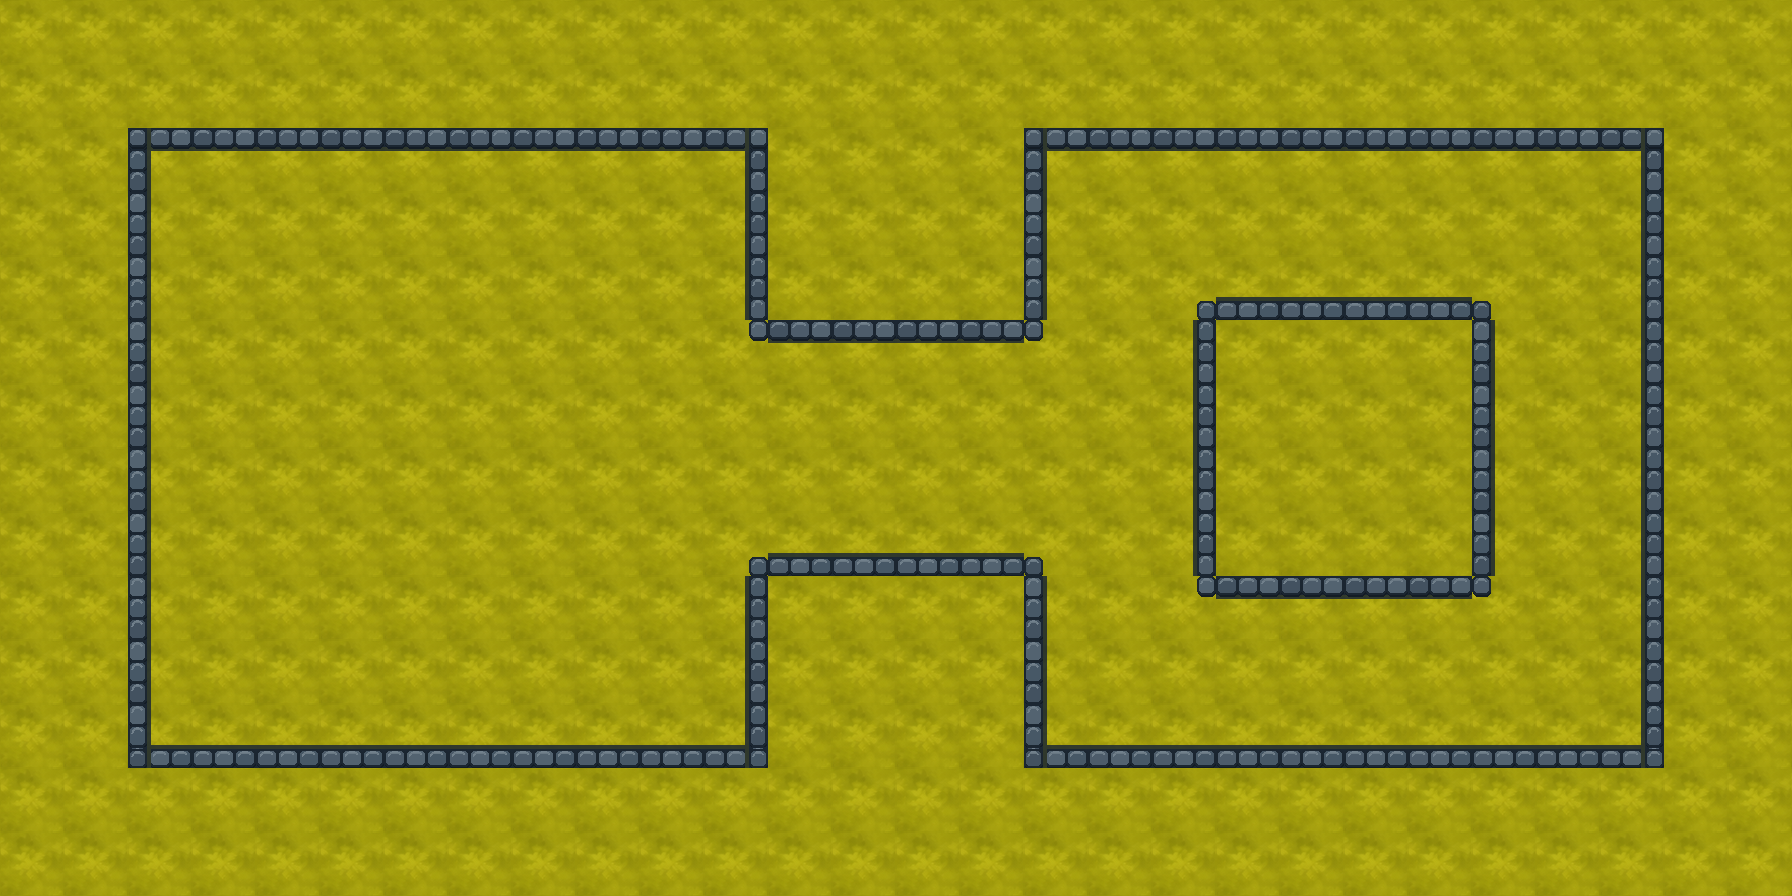

A 2D game scene composited from a Tiled map and its tileset images. What follows is a short description and the map's XML, with every tile layer's data as written:
An orthogonal 28x14 tile map with 64x64 px tiles, 2 tile layers (Floor, Walls).

<map version="1.10" tiledversion="1.12.2" orientation="orthogonal" renderorder="right-down" width="28" height="14" tilewidth="64" tileheight="64" infinite="0" nextlayerid="4" nextobjectid="1">
 <tileset firstgid="1" source="tiles.tsx" />
 <layer id="1" name="Floor" width="28" height="14">
  <data encoding="csv">
21,21,21,21,21,21,21,21,21,21,21,21,21,21,21,21,21,21,21,21,21,21,21,21,21,21,21,21,
21,21,21,21,21,21,21,21,21,21,21,21,21,21,21,21,21,21,21,21,21,21,21,21,21,21,21,21,
21,21,21,21,21,21,21,21,21,21,21,21,21,21,21,21,21,21,21,21,21,21,21,21,21,21,21,21,
21,21,21,21,21,21,21,21,21,21,21,21,21,21,21,21,21,21,21,21,21,21,21,21,21,21,21,21,
21,21,21,21,21,21,21,21,21,21,21,21,21,21,21,21,21,21,21,21,21,21,21,21,21,21,21,21,
21,21,21,21,21,21,21,21,21,21,21,21,21,21,21,21,21,21,21,21,21,21,21,21,21,21,21,21,
21,21,21,21,21,21,21,21,21,21,21,21,21,21,21,21,21,21,21,21,21,21,21,21,21,21,21,21,
21,21,21,21,21,21,21,21,21,21,21,21,21,21,21,21,21,21,21,21,21,21,21,21,21,21,21,21,
21,21,21,21,21,21,21,21,21,21,21,21,21,21,21,21,21,21,21,21,21,21,21,21,21,21,21,21,
21,21,21,21,21,21,21,21,21,21,21,21,21,21,21,21,21,21,21,21,21,21,21,21,21,21,21,21,
21,21,21,21,21,21,21,21,21,21,21,21,21,21,21,21,21,21,21,21,21,21,21,21,21,21,21,21,
21,21,21,21,21,21,21,21,21,21,21,21,21,21,21,21,21,21,21,21,21,21,21,21,21,21,21,21,
21,21,21,21,21,21,21,21,21,21,21,21,21,21,21,21,21,21,21,21,21,21,21,21,21,21,21,21,
21,21,21,21,21,21,21,21,21,21,21,21,21,21,21,21,21,21,21,21,21,21,21,21,21,21,21,21
</data>
 </layer>
 <layer id="2" name="Walls" width="28" height="14">
  <data encoding="csv">
0,0,0,0,0,0,0,0,0,0,0,0,0,0,0,0,0,0,0,0,0,0,0,0,0,0,0,0,
0,0,0,0,0,0,0,0,0,0,0,0,0,0,0,0,0,0,0,0,0,0,0,0,0,0,0,0,
0,0,2,6,6,6,6,6,6,6,6,5,0,0,0,0,2,6,6,6,6,6,6,6,6,5,0,0,
0,0,3,21,21,21,21,21,21,21,21,15,0,0,0,0,3,21,21,21,21,21,21,21,21,15,0,0,
0,0,3,21,21,21,21,21,21,21,21,18,0,0,0,0,4,21,17,14,11,11,12,13,21,15,0,0,
0,0,3,21,21,21,21,21,21,21,21,20,19,6,6,7,8,21,16,0,0,0,0,9,21,15,0,0,
0,0,3,21,21,21,21,21,21,21,21,21,21,21,21,21,21,21,15,0,0,0,0,3,21,15,0,0,
0,0,3,21,21,21,21,21,21,21,21,21,21,21,21,21,21,21,15,0,0,0,0,3,21,15,0,0,
0,0,3,21,21,21,21,21,21,21,21,17,14,11,11,12,13,21,18,0,0,0,0,4,21,15,0,0,
0,0,3,21,21,21,21,21,21,21,21,16,0,0,0,0,9,21,20,19,6,6,7,8,21,15,0,0,
0,0,3,21,21,21,21,21,21,21,21,15,0,0,0,0,3,21,21,21,21,21,21,21,21,15,0,0,
0,0,1,11,11,11,11,11,11,11,11,10,0,0,0,0,1,11,11,11,11,11,11,11,11,10,0,0,
0,0,0,0,0,0,0,0,0,0,0,0,0,0,0,0,0,0,0,0,0,0,0,0,0,0,0,0,
0,0,0,0,0,0,0,0,0,0,0,0,0,0,0,0,0,0,0,0,0,0,0,0,0,0,0,0
</data>
 </layer>
 <objectgroup id="3" name="Objects" />
</map>
